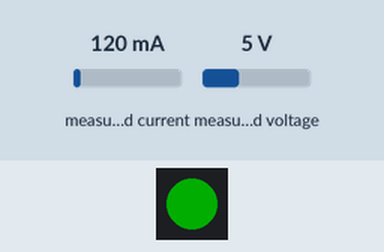
Recording of a sketch running on a simulated ESP8266 (Wemos D1 mini). On the bench: 1 RGB LEDs in strip order, left to right. The inputs (shaded band) are chosen by the test bench; at power-on: measured current 120 mA, measured voltage 5 V. Dim RGB values are drawn brighter than linear; what the sketch prints to the serial monitor is not drawn.

Above: at 0.2 s.
Timing chart, 0 to 1.7 s (numbered marks = the images above):
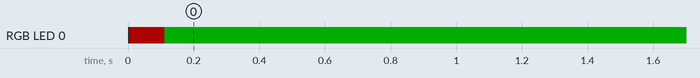

The sketch:

SensingNode.ino.ino
```cpp
// {0xC0, 0x5D, 0x89, 0xB1, 0x1C, 0x24}

#include <ESP8266WiFi.h>
#include <espnow.h>
#include <Wire.h>
#include <Adafruit_INA219.h>
#include <Adafruit_NeoPixel.h>

// --- REPLACE WITH YOUR ESP32 MAC ADDRESS ---
uint8_t parentAddress[] = {0xC0, 0x5D, 0x89, 0xB1, 0x1C, 0x24};

// --- PIN DEFINITIONS ---
#define NEO_PIN D4 // Wemos Pin D4
#define NUM_LEDS 1

// --- HARDWARE OBJECTS ---
Adafruit_NeoPixel pixel(NUM_LEDS, NEO_PIN, NEO_GRB + NEO_KHZ800);
Adafruit_INA219 ina219;

// --- DATA STRUCTURE (Must match Parent Node) ---
typedef struct struct_message {
    int nodeID;
    float busVoltage;
    float current_mA;
    float power_mW;
} struct_message;

struct_message myData;

// --- STATE VARIABLES ---
bool isConnected = false;
unsigned long lastBlink = 0;
bool ledState = false;

// --- ESP-NOW CALLBACK ---
// This tells us if the parent node successfully received our data
void OnDataSent(uint8_t *mac_addr, uint8_t sendStatus) {
  if (sendStatus == 0) {
    isConnected = true;
  } else {
    isConnected = false;
  }
}

void setup() {
  Serial.begin(115200);

  // 1. Initialize NeoPixel
  pixel.begin();
  pixel.setBrightness(50); // Safe brightness for a single LED
  pixel.setPixelColor(0, pixel.Color(255, 0, 0)); // Start Red
  pixel.show();

  // 2. Initialize INA219
  Wire.begin(); // Uses D1 (SCL) and D2 (SDA) by default on Wemos
  if (!ina219.begin()) {
    Serial.println("Failed to find INA219 chip. Check wiring!");
    while (1) { delay(10); } // Halt if sensor is missing
  }
  // To use a slightly lower 32V, 1A range (better precision for small loads):
  // ina219.setCalibration_32V_1A();
  Serial.println("INA219 Active.");

  // 3. Initialize ESP-NOW
  WiFi.mode(WIFI_STA);
  if (esp_now_init() != 0) {
    Serial.println("Error initializing ESP-NOW");
    return;
  }

  // 4. Register Parent Node
  esp_now_set_self_role(ESP_NOW_ROLE_CONTROLLER);
  esp_now_register_send_cb(OnDataSent);
  esp_now_add_peer(parentAddress, ESP_NOW_ROLE_SLAVE, 1, NULL, 0);

  // Set Node ID
  myData.nodeID = 1;
}

void loop() {
  unsigned long now = millis();

  // --- 1. READ SENSOR DATA ---
  myData.busVoltage = ina219.getBusVoltage_V();
  myData.current_mA = ina219.getCurrent_mA();
  myData.power_mW = ina219.getPower_mW();

  // --- 2. SEND DATA ---
  esp_now_send(parentAddress, (uint8_t *) &myData, sizeof(myData));

  // --- 3. LED STATUS INDICATOR ---
  if (isConnected) {
    // Solid Green when actively communicating
    pixel.setPixelColor(0, pixel.Color(0, 255, 0));
    pixel.show();
  } else {
    // Blinking Red when parent is off or out of range
    if (now - lastBlink > 250) { // Blink every 250ms
      ledState = !ledState;
      lastBlink = now;
      if (ledState) {
        pixel.setPixelColor(0, pixel.Color(255, 0, 0));
      } else {
        pixel.setPixelColor(0, pixel.Color(0, 0, 0));
      }
      pixel.show();
    }
  }

  // Send data rapidly to ensure the Parent Node detects theft instantly
  delay(100);
}
```

Measured:
- by itself, RGB LED 0: off → RGB(50, 0, 0) at 0.01 s, → RGB(0, 50, 0) 0.11 s later
